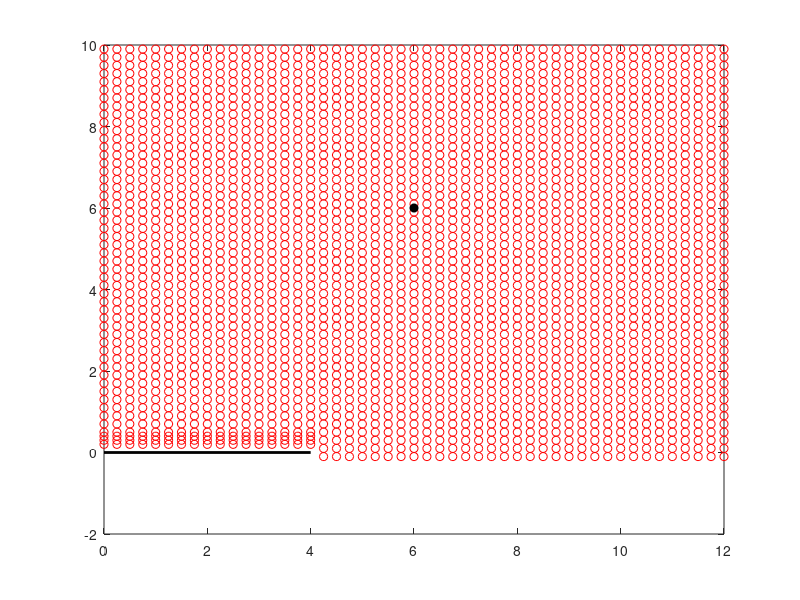

Reproduce this figure in MATLAB. (Note: this script raises an error after producing the figure.)
% example_two_slits_save_contores_0466.m
% Nasser, June 11, 2019
clc;clear; 
%
% To generate the data files 
% x04_pt.mat, y04_pt.mat, u0466_pt.mat
% which used by the file
% example_two_slits_plot_contores_0466.m
% to plot Figure 18 in Section 7 of the paper:
% COMPUTATION OF CONFORMAL INVARIANTS 
%
%
z1=6+6i;
%
%
for k=1:17
    XY(:,k)=(k-1)/4+i.*[0.2,0.3,0.4,0.5:0.2:10].';
end
for k=18:49
    XY(:,k)=(k-1)/4+i.*[-0.1:0.2:10].';
end
[mx,nx] = size(XY);
figure
plot(real(XY),imag(XY),'or')
hold on
plot([0 4],[0 0],'k','LineWidth',2)
plot(real(z1),imag(z1),'ok','MarkerFaceColor','k')
%
%
for kx=1:mx
    for jx=1:nx
        x = real(XY(kx,jx));
        y = imag(XY(kx,jx));
        [x+i*y z1]
        u(kx,jx) = cap_of_two_slits(0,4,x+i*y,z1,2^11,0.1,1e-14);
    end
end
%
%
x_XY = real(XY);
y_XY = imag(XY);
save('x04_pt.mat', 'x_XY', '-ascii', '-double');
save('y04_pt.mat', 'y_XY', '-ascii', '-double');
save('u0466_pt.mat', 'u',    '-ascii', '-double');
%

